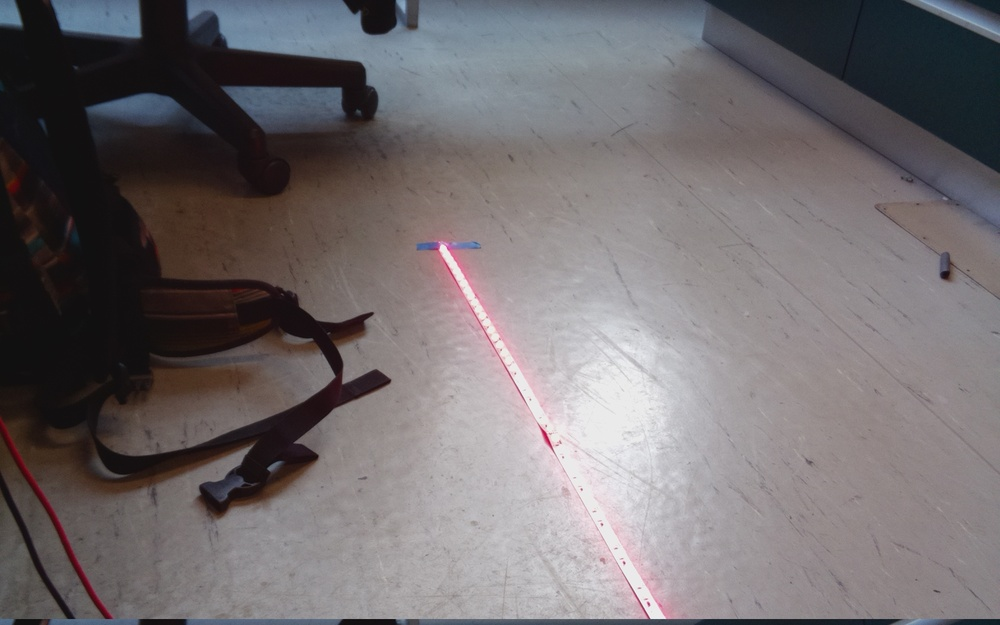
#> input picture Code/GoPiGo/image.jpg, 1000 x 625 px, shrunk from 1680 x 1050 before the run; its folder holds only this picture in this run
$ python -i birdviewThresholdCM.py   (imports and definitions only)   (older library calls are emulated)
#> lines starting #> are read from the running program, lines starting #| are printed output that depends on the picture; after the words box and inside, x2 and y2 are one past the last pixel; in counts of white or black regions, pixels touching at a corner belong together
#> further down, picture is the input picture: shape (625, 1000, 3); mean B, G, R 110.9, 108.6, 114.1
#!/usr/bin/env python
#-*- coding: utf-8 -*-

#Defining Python Source Code Encodings
#---------------------------
#Hinzufügen von Packages
import numpy as np
import cv2
import glob
import matplotlib.pyplot as plt
import imutils

##img = cv2.imread("line4.jpg", cv2.IMREAD_COLOR)
##img = cv2.cvtColor(img,cv2.COLOR_BGR2RGB)

def find(img):
        centers = 0
# [8 lines of commented-out code are left out]
        warp = cv2.cvtColor(img,cv2.COLOR_BGR2GRAY)
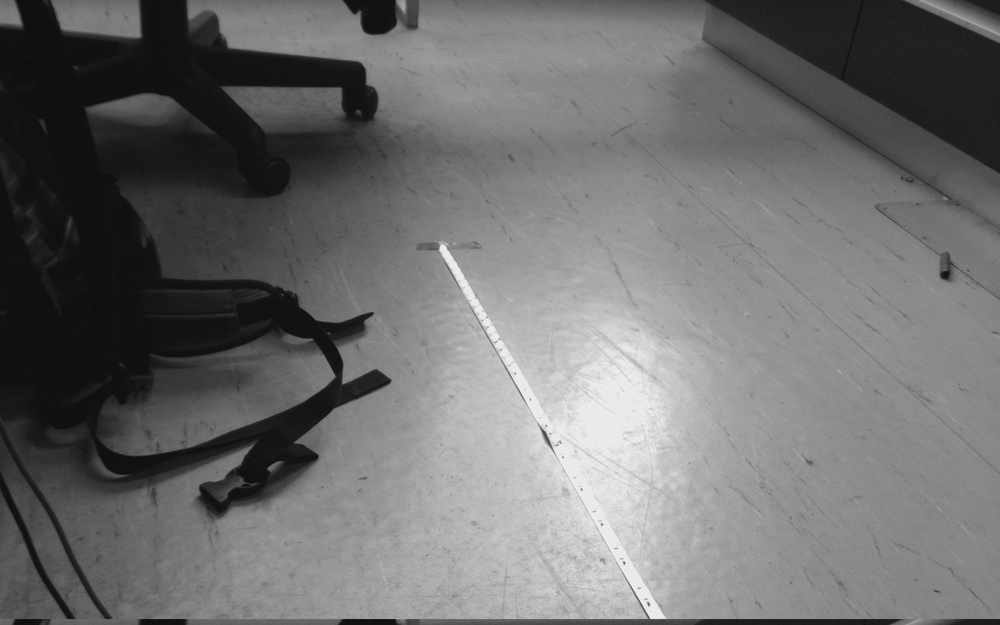
#> warp: shape (625, 1000); min 10, max 248, mean 110.5
        warp = cv2.medianBlur(warp,5)
        ret,thresh = cv2.threshold(warp,220,255,cv2.THRESH_BINARY)
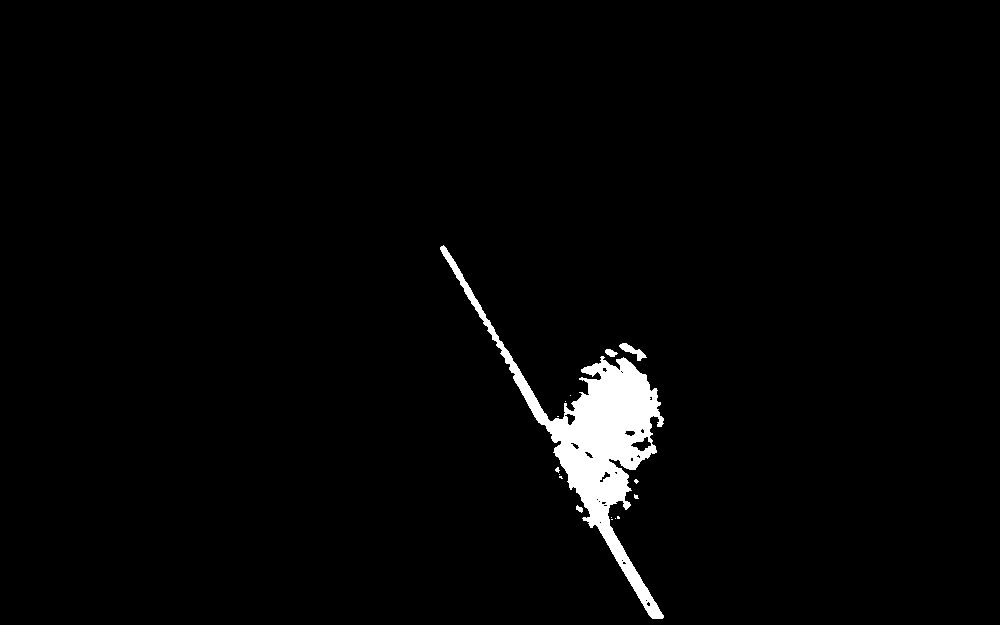
#> thresh: shape (625, 1000); 2.2% white; 16 white regions (12 under 20 px), largest, box (x1, y1, x2, y2) and area: (440, 245, 664, 619) 13678, (619, 343, 647, 361) 186, (605, 349, 618, 357) 67, (576, 505, 583, 513) 34

        thresh = cv2.erode(thresh, None, iterations=5)
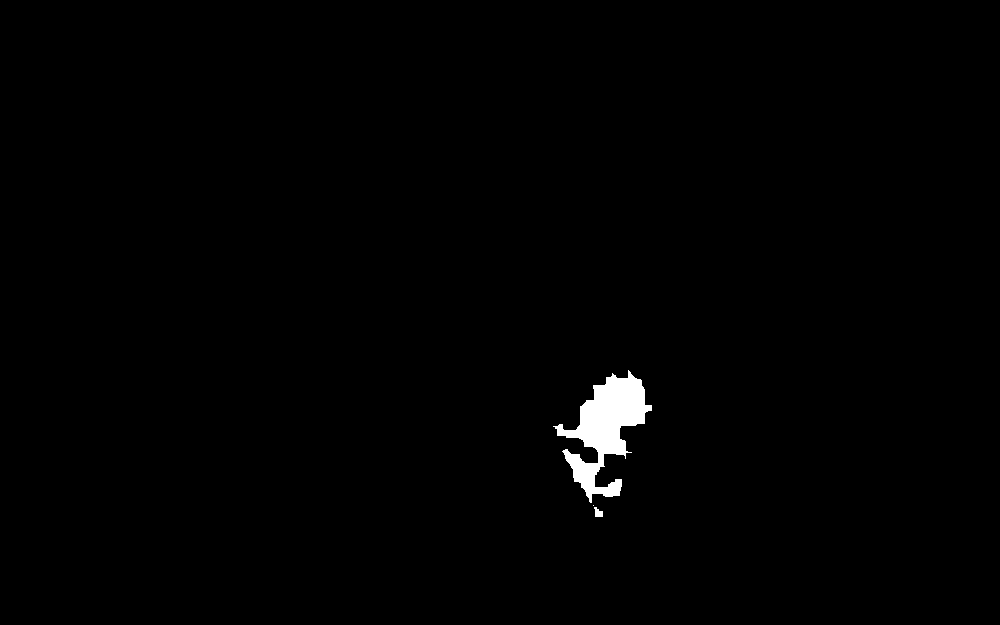
#> thresh: shape (625, 1000); 0.85% white; 3 white regions (1 under 20 px), largest, box (x1, y1, x2, y2) and area: (553, 370, 652, 503) 5277, (594, 507, 603, 517) 62
        thresh = cv2.dilate(thresh, None, iterations=10)
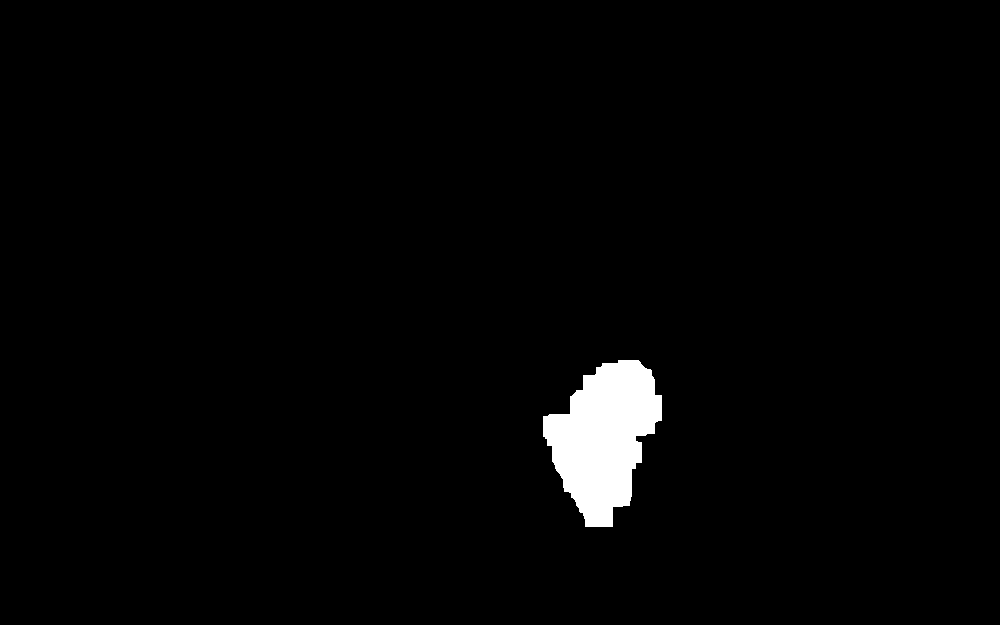
#> thresh: shape (625, 1000); 2% white; 1 white region

        cnts = cv2.findContours(thresh.copy(), cv2.RETR_EXTERNAL,
	cv2.CHAIN_APPROX_SIMPLE)
#> cnts = 1 contour; box (x1, y1, x2, y2) and area: (543, 360, 662, 527) 12142
        cnts = cnts[0] if imutils.is_cv2() else cnts[1]

        plt.subplot(1,3,3)
        for c in cnts:
                # compute the center of the contour
                M = cv2.moments(c)
                cX = int(M["m10"] / M["m00"])
                cY = int(M["m01"] / M["m00"])

                centers += 1
#> this loop made 1 pass
#> (cX, cY, centers) on pass 1: (603, 437, 1)
#> after the loop, centers = 1
                # [6 lines of commented-out code are left out]

        return centers

>>> import cv2
>>> picture = cv2.imread('../../../GoPiGo/image.jpg')
>>> result = find(picture)
#> result = 1
